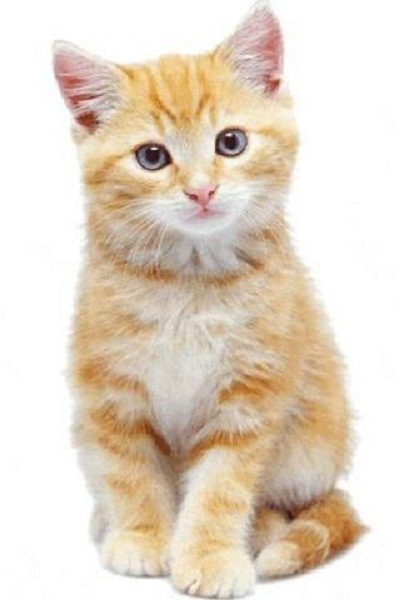
#> input picture cat.jpg, 400 x 600 px
$ python concatimg.py
#> lines starting #> are read from the running program, lines starting #| are printed output that depends on the picture
#!usr/bin/env python3
import cv2
import numpy as np
picture=cv2.imread('cat.jpg',1)
#> picture is the input picture: shape (600, 400, 3); mean B, G, R 199.7, 215.5, 228.6
#gray_pic=cv2.cvtColor(picture,cv2.COLOR_BGR2GRAY)

i1=cv2.resize(picture,(600,450))
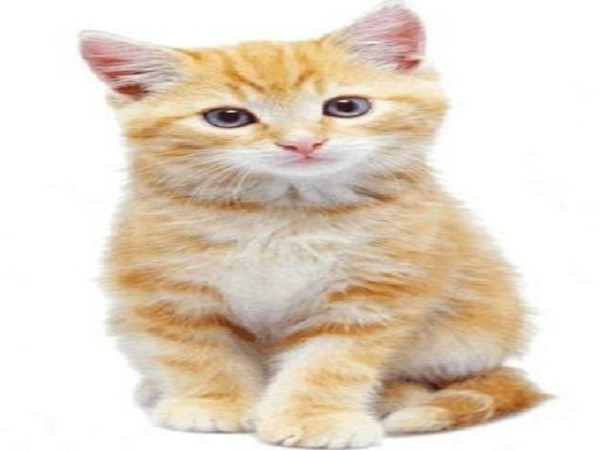
#> i1: shape (450, 600, 3); mean B, G, R 199.6, 215.4, 228.5
i2=cv2.resize(picture,(600,450))
print(i2.shape,i1.shape)
#| (450, 600, 3) (450, 600, 3)
nhorizontal=np.hstack((i1,i2))
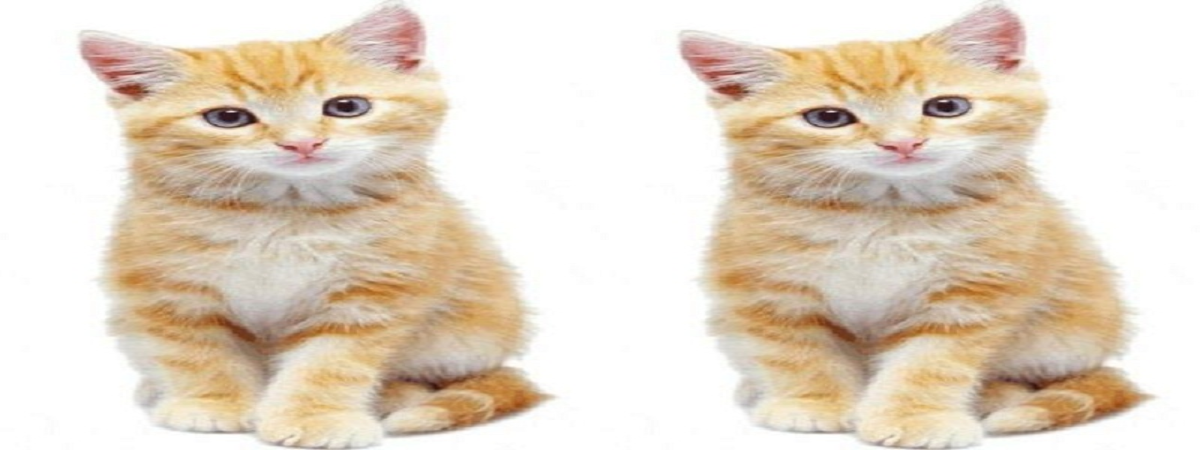
#> nhorizontal: shape (450, 1200, 3); mean B, G, R 199.6, 215.4, 228.5
cv2.imshow("combined",nhorizontal)
cv2.waitKey(0)
cv2.destroyAllWindows()
